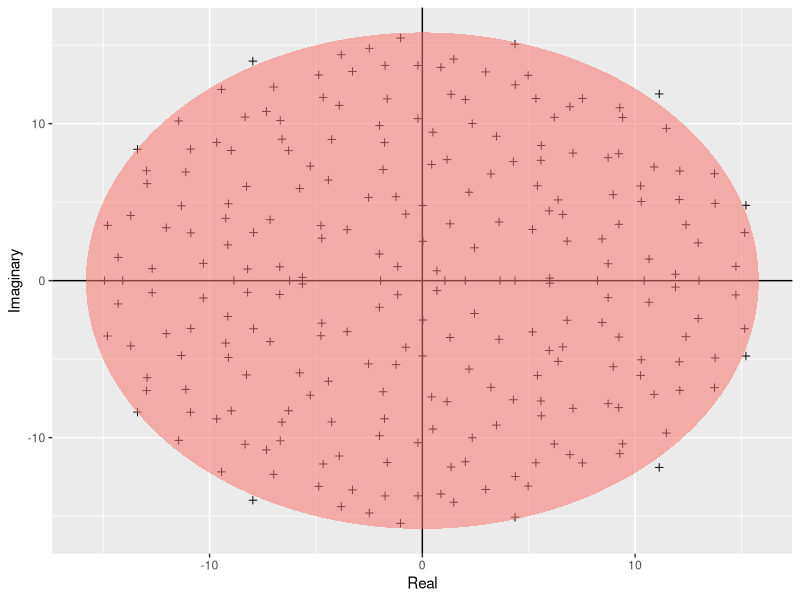

This figure's R source: (Note: this script raises an error after producing the figure.)
#!/usr/bin/env Rscript
# Author: Eva Linehan
# Date: October 2018
# Desc: Script to plot Girko's Law simulation and save as pdf.

#clear environments
rm(list=ls())

build_ellipse <- function(hradius, vradius){ 
  npoints = 250
  a <- seq(0, 2 * pi, length = npoints + 1)
  x <- hradius * cos(a)
  y <- vradius * sin(a)  
  return(data.frame(x = x, y = y))}

require(ggplot2)

N <- 250 # Size of the matrix
  
M <- matrix(rnorm(N * N), N, N) # Build the matrix
  
eigvals <- eigen(M)$values 
  
eigDF <- data.frame("Real" = Re(eigvals), "Imaginary" = Im(eigvals)) # Build a dataframe
  
my_radius <- sqrt(N) # The radius of the circle is sqrt(N)
  
ellDF <- build_ellipse(my_radius, my_radius) # Dataframe to plot the ellipse
  
names(ellDF) <- c("Real", "Imaginary") # rename the columns
  
p <- ggplot(eigDF, aes(x = Real, y = Imaginary))
p <- p +
  geom_point(shape = I(3)) +
  theme(legend.position = "none")

# Add the vertical and horizontal line
p <- p + geom_hline(aes(yintercept = 0))
p <- p + geom_vline(aes(xintercept = 0))

# Add ellipse and save to pdf
p <- p + geom_polygon(data = ellDF, aes(x = Real, y = Imaginary, alpha = 1/20, fill = "red"))
pdf("../Results/Girko.pdf", 
   11.7, 8.3)
p
dev.off()
